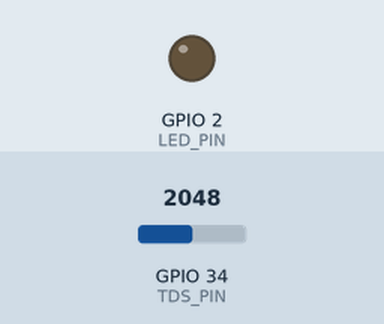
Recording of a sketch running on a simulated ESP32. Shown: output pins drawn as LEDs (lit = HIGH). The inputs (shaded band) are chosen by the test bench; at power-on: GPIO 34 (TDS_PIN) = 2048 (analog values on the 0–4095 scale). Nothing arrives over Bluetooth unless stated; a phone connects over Bluetooth LE 3 s after start; what the sketch prints to the serial monitor is not drawn.

Above: at 0.0 s.
At 4.91 s:
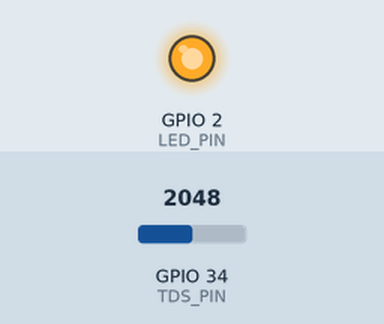
Timing chart, 0 to 6.7 s (numbered marks = the images above):
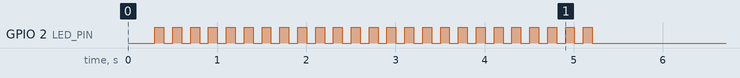

The sketch:

aquaalert_tds_ble.ino
```cpp
/******************************************************************************
 * AquaAlert - TDS BLE Live Stream
 * ----------------------------------------------------------------------------
 * Hardware:
 *   - ESP32-WROOM-32 DevKit (30-pin, USB-C)
 *   - DFRobot Gravity Analog TDS Sensor SEN0244 (or equivalent Liccx module)
 *
 * Wiring (same as the calibration firmware):
 *   TDS  "+"  -->  ESP32  3V3
 *   TDS  "-"  -->  ESP32  GND
 *   TDS  "A"  -->  ESP32  GPIO 34  (ADC1_CH6, input-only, BLE-safe)
 *
 * Purpose:
 *   Streams the *calibrated* salivary TDS (ppm) over Bluetooth Low Energy so a
 *   web page (or any BLE client) can plot it in real time. Uses the Nordic
 *   UART Service (NUS), which Web Bluetooth supports out of the box.
 *
 *   Calibration model (from calibrate.py, slope-only LSQ through the origin
 *   over the 57-850 ppm linear range):
 *      V = 0.002374 * c        (V_compensated in volts, c in ppm)
 *   The fixed cero is anchored physically by an auto-tare at boot: the
 *   firmware holds 5 s with the sensor in clean (deionised) water, measures
 *   V_blank, and from then on uses
 *      c = (V_compensated - V_blank) / 0.002374
 *   so a reading of 0 ppm really gives 0. To re-tare, just reset the ESP32
 *   with the sensor in clean water.
 *
 * BLE protocol:
 *   - Device name:        AquaAlertBottle
 *   - Service:            6E400001-B5A3-F393-E0A9-E50E24DCCA9E   (NUS)
 *   - TX characteristic:  6E400003-B5A3-F393-E0A9-E50E24DCCA9E   (notify)
 *
 *   Each notification is an ASCII number followed by '\n', e.g. "412.7\n".
 *
 * Author: Rocio (AquaAlert project) - EEBE UPC, Course 295623
 *****************************************************************************/

#include <BLEDevice.h>
#include <BLEServer.h>
#include <BLEUtils.h>
#include <BLE2902.h>

// ---------------- USER CONFIGURATION ----------------------------------------
#define TDS_PIN          34       // GPIO 34 (ADC1_CH6, input-only, BLE-safe)
#define VREF             3.3f
#define ADC_RESOLUTION   4095.0f
#define SCOUNT           30
#define SAMPLE_PERIOD_MS 40
#define NOTIFY_PERIOD_MS 1000     // send one ppm reading per second
#define WATER_TEMP_C     25.0f
#define LED_PIN          2        // built-in LED on most ESP32 DevKits

// Slope-only calibration (intercept replaced by auto-tare at boot)
#define CAL_M            0.002374f  // V per ppm, slope-only LSQ from calibrate.py

// Auto-tare on boot
#define TARE_DURATION_MS 5000     // sample the blank for 5 s after reset
#define TARE_PERIOD_MS   100      // one ADC read every 100 ms (~50 samples)

// Nordic UART Service UUIDs
#define NUS_SERVICE      "6E400001-B5A3-F393-E0A9-E50E24DCCA9E"
#define NUS_TX_CHAR      "6E400003-B5A3-F393-E0A9-E50E24DCCA9E"

// ---------------- INTERNAL STATE --------------------------------------------
int   analogBuffer[SCOUNT];
int   analogBufferTemp[SCOUNT];
int   analogBufferIndex = 0;
float temperature       = WATER_TEMP_C;
float V_blank           = 0.0f;   // set by autoTare() at boot

BLECharacteristic* txChar = nullptr;
bool clientConnected = false;

// ---------------- BLE callbacks ---------------------------------------------
class ServerCallbacks : public BLEServerCallbacks {
  void onConnect(BLEServer* s)    override { clientConnected = true;  }
  void onDisconnect(BLEServer* s) override {
    clientConnected = false;
    BLEDevice::startAdvertising();   // resume advertising after a disconnect
  }
};

// ---------------- HELPERS ---------------------------------------------------
int getMedianNum(int bArray[], int iFilterLen) {
  int bTab[iFilterLen];
  for (int i = 0; i < iFilterLen; i++) bTab[i] = bArray[i];
  int bTemp;
  for (int j = 0; j < iFilterLen - 1; j++) {
    for (int i = 0; i < iFilterLen - j - 1; i++) {
      if (bTab[i] > bTab[i + 1]) {
        bTemp       = bTab[i];
        bTab[i]     = bTab[i + 1];
        bTab[i + 1] = bTemp;
      }
    }
  }
  if (iFilterLen & 1) bTemp = bTab[iFilterLen / 2];
  else                bTemp = (bTab[iFilterLen / 2] + bTab[iFilterLen / 2 - 1]) / 2;
  return bTemp;
}

// ---------------- AUTO-TARE -------------------------------------------------
// Hold the sensor in clean water for TARE_DURATION_MS after reset; the LED
// blinks the whole time. Captures the sensor's actual zero so 0 ppm reads 0.
void autoTare() {
  Serial.println(F("# Taring (5 s) — keep the sensor in clean water..."));
  const int N = TARE_DURATION_MS / TARE_PERIOD_MS;
  int samples[N];
  for (int i = 0; i < N; i++) {
    samples[i] = analogRead(TDS_PIN);
    digitalWrite(LED_PIN, (i & 1) ? HIGH : LOW);    // blink while taring
    delay(TARE_PERIOD_MS);
  }
  digitalWrite(LED_PIN, LOW);
  int med = getMedianNum(samples, N);               // robust against spikes
  float V_raw = med * VREF / ADC_RESOLUTION;
  float coef  = 1.0f + 0.02f * (temperature - 25.0f);
  V_blank     = V_raw / coef;
  Serial.print(F("# tared at V_blank = "));
  Serial.print(V_blank, 4);
  Serial.println(F(" V"));
}

// ---------------- SETUP -----------------------------------------------------
void setup() {
  Serial.begin(115200);
  delay(200);
  Serial.println();
  Serial.println(F("# AquaAlert TDS BLE - ESP32"));

  // ADC
  analogReadResolution(12);
  analogSetPinAttenuation(TDS_PIN, ADC_11db);
  pinMode(TDS_PIN, INPUT);
  pinMode(LED_PIN, OUTPUT);

  // capture the sensor zero *before* BLE so the user knows what's happening
  autoTare();

  // BLE
  BLEDevice::init("AquaAlertBottle");
  BLEServer* server = BLEDevice::createServer();
  server->setCallbacks(new ServerCallbacks());

  BLEService* service = server->createService(NUS_SERVICE);
  txChar = service->createCharacteristic(
      NUS_TX_CHAR, BLECharacteristic::PROPERTY_NOTIFY);
  txChar->addDescriptor(new BLE2902());   // enable notifications
  service->start();

  BLEAdvertising* adv = BLEDevice::getAdvertising();
  adv->addServiceUUID(NUS_SERVICE);
  adv->setScanResponse(true);
  BLEDevice::startAdvertising();

  Serial.println(F("# BLE advertising as 'AquaAlertBottle'"));
  Serial.println(F("timestamp_ms,voltage_compensated_V,ppm_calibrated"));
}

// ---------------- LOOP ------------------------------------------------------
void loop() {
  // continuous sampling
  static unsigned long sampleTime = millis();
  if (millis() - sampleTime > SAMPLE_PERIOD_MS) {
    sampleTime = millis();
    analogBuffer[analogBufferIndex++] = analogRead(TDS_PIN);
    if (analogBufferIndex == SCOUNT) analogBufferIndex = 0;
  }

  // periodic compute + notify
  static unsigned long notifyTime = millis();
  if (millis() - notifyTime > NOTIFY_PERIOD_MS) {
    notifyTime = millis();

    for (int i = 0; i < SCOUNT; i++) analogBufferTemp[i] = analogBuffer[i];

    // counts -> voltage -> compensated voltage
    float V      = getMedianNum(analogBufferTemp, SCOUNT) * VREF / ADC_RESOLUTION;
    float coef   = 1.0f + 0.02f * (temperature - 25.0f);
    float V_comp = V / coef;

    // slope-only calibration with the measured blank:
    //   c = (V_compensated - V_blank) / m   ->  0 ppm reads exactly 0
    float ppm = (V_comp - V_blank) / CAL_M;
    if (ppm < 0.0f) ppm = 0.0f;          // clamp noise dips below the blank

    // serial debug
    Serial.print(millis());      Serial.print(',');
    Serial.print(V_comp, 4);     Serial.print(',');
    Serial.println(ppm, 1);

    // BLE notify (ASCII + '\n', so the web client can parse line-by-line)
    if (clientConnected && txChar) {
      char buf[16];
      int n = snprintf(buf, sizeof(buf), "%.1f\n", ppm);
      txChar->setValue((uint8_t*)buf, n);
      txChar->notify();
    }
  }
}
```
